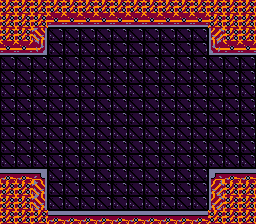

Below is a game level as drawn by its tile map, then a one-line description and the .tmx file that defines it, in full:
An orthogonal 16x16 tile map with 16x14 px tiles, 1 tile layer (Tile Layer 1).

<map version="1.5" tiledversion="1.7.2" orientation="orthogonal" renderorder="right-down" width="16" height="16" tilewidth="16" tileheight="14" infinite="0" nextlayerid="2" nextobjectid="1">
 <tileset firstgid="1" source="tilemap.tsx" />
 <layer id="1" name="Tile Layer 1" width="16" height="16">
  <data encoding="csv">
21,21,21,21,21,21,21,21,21,21,21,21,21,21,21,21,
21,21,21,37,37,37,37,37,37,37,37,37,37,21,21,21,
21,21,22,18,18,18,18,18,18,18,18,18,18,20,21,21,
37,37,38,18,18,18,18,18,18,18,18,18,18,36,37,37,
18,18,18,18,18,18,18,18,18,18,18,18,18,18,18,18,
18,18,18,18,18,18,18,18,18,18,18,18,18,18,18,18,
18,18,18,18,18,18,18,18,18,18,18,18,18,18,18,18,
18,18,18,18,18,18,18,18,18,18,18,18,18,18,18,18,
18,18,18,18,18,18,18,18,18,18,18,18,18,18,18,18,
18,18,18,18,18,18,18,18,18,18,18,18,18,18,18,18,
18,18,18,18,18,18,18,18,18,18,18,18,18,18,18,18,
18,18,18,18,18,18,18,18,18,18,18,18,18,18,18,18,
5,5,6,18,18,18,18,18,18,18,18,18,18,4,5,5,
21,21,22,18,18,18,18,18,18,18,18,18,18,20,21,21,
21,21,22,18,18,18,18,18,18,18,18,18,18,20,21,21,
21,21,21,5,5,5,5,5,5,5,5,5,5,21,21,21
</data>
 </layer>
</map>